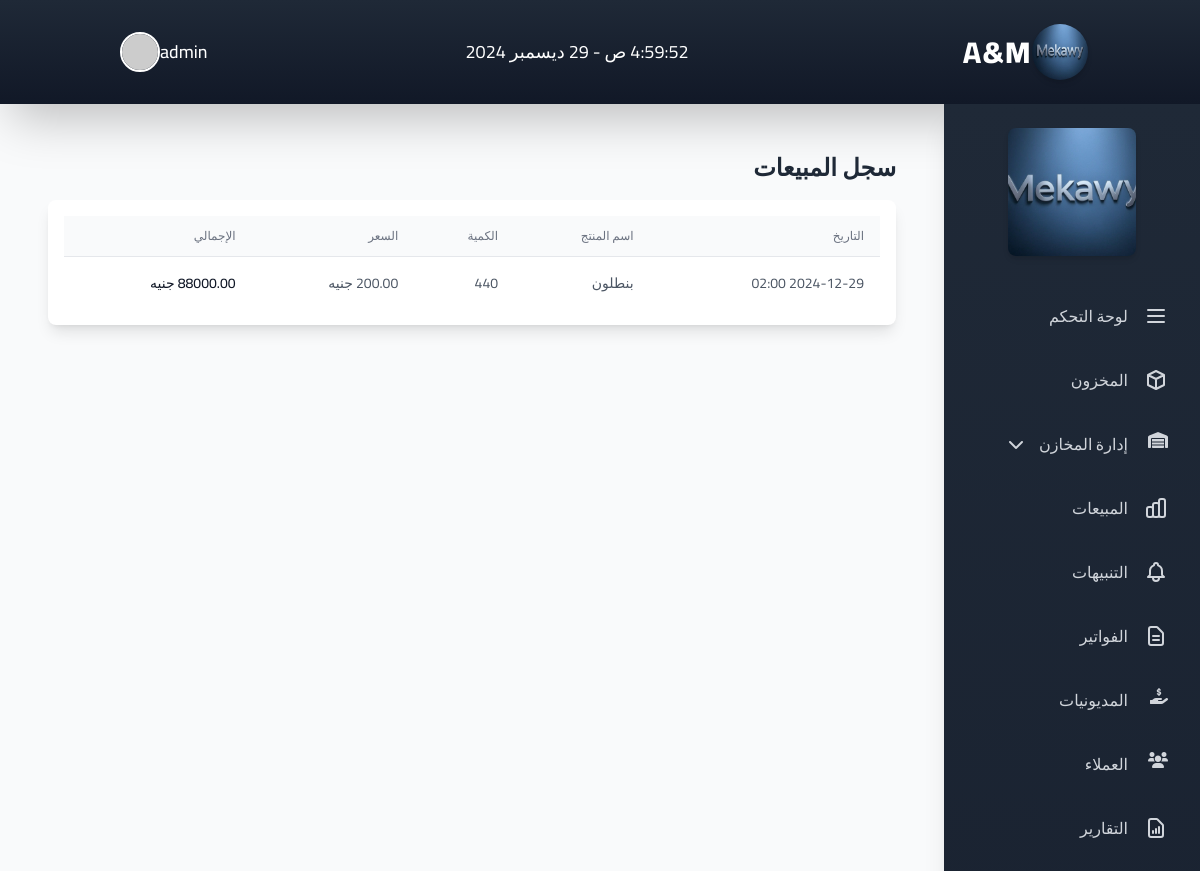
The app's page /sales (signed in) with its own data.
### app.py (models this page shows, shortened)
class Settings(db.Model):
    id = db.Column(db.Integer, primary_key=True)
    brand_name = db.Column(db.String(100), default='My Store')
    logo_url = db.Column(db.String(200))
    sidebar_image_url = db.Column(db.String(200))
    owner_email = db.Column(db.String(120))
    theme_color = db.Column(db.String(20), default='#007bff')
    about_title = db.Column(db.String(200))
    about_text = db.Column(db.Text)
    contact_phone = db.Column(db.String(50))
    contact_email = db.Column(db.String(120))
    show_dashboard = db.Column(db.Boolean, default=True)
    show_inventory = db.Column(db.Boolean, default=True)
    show_warehouses = db.Column(db.Boolean, default=True)
    show_sales = db.Column(db.Boolean, default=True)
    show_alerts = db.Column(db.Boolean, default=True)
    show_invoices = db.Column(db.Boolean, default=True)
    show_reports = db.Column(db.Boolean, default=True)
    show_debtors = db.Column(db.Boolean, default=True)
    show_clients = db.Column(db.Boolean, default=True)
    show_settings = db.Column(db.Boolean, default=True)
    sidebar_order = db.Column(db.String(500), default='dashboard,inventory,warehouses,sales,alerts,invoices,reports,debtors,clients')

class User(UserMixin, db.Model):
    id = db.Column(db.Integer, primary_key=True)
    username = db.Column(db.String(80), unique=True, nullable=False)
    password = db.Column(db.String(120), nullable=False)
    is_admin = db.Column(db.Boolean, default=False)
    role = db.Column(db.String(20), default='staff')  # 'owner', 'hr', 'staff'

class Sale(db.Model):
    id = db.Column(db.Integer, primary_key=True)
    jeans_id = db.Column(db.Integer, db.ForeignKey('jeans.id'))
    quantity = db.Column(db.Integer, nullable=False)
    sale_date = db.Column(db.DateTime, default=datetime.utcnow)
    total_amount = db.Column(db.Float, nullable=False)
    jeans = db.relationship('Jeans', backref='sales')

class Jeans(db.Model):
    id = db.Column(db.Integer, primary_key=True)
    name = db.Column(db.String(100), nullable=False)  # اسم المنتج
    barcode = db.Column(db.String(50), unique=True)  # الكود
    sizes = db.Column(db.String(200), nullable=False)  # المقاسات
    colors = db.Column(db.String(200), nullable=False)  # الالوان
    price = db.Column(db.Float, nullable=False)  # السعر بالجنيه
    quantity = db.Column(db.Integer, default=0)
    pieces_per_dozen = db.Column(db.Integer, nullable=False)  # الدسته كام قطعه
    dozens_per_package = db.Column(db.Integer, nullable=False)  # الشيكاره كام دسته
    image_url = db.Column(db.String(200))
    date_added = db.Column(db.DateTime, default=datetime.utcnow)
    stocks = db.relationship('JeansStock', backref='jeans')

### app.py (the view)
@app.route('/sales')
@login_required
def sales():
    sales = db.session.query(
        Sale,
        Jeans
    ).join(Jeans).order_by(Sale.sale_date.desc()).all()
    return render_template('sales.html', sales=sales)

### app.py (called while the page is built)
@app.context_processor
def inject_settings():
    settings = Settings.query.first()
    if not settings:
        settings = Settings()
        db.session.add(settings)
        db.session.commit()
    return dict(settings=settings)

@login_manager.user_loader
def load_user(user_id):
    return User.query.get(int(user_id))

### templates/sales.html
{% extends 'base.html' %}
{% block content %}
<div class="container mx-auto mt-4 px-4">
    <h2 class="text-2xl font-bold mb-4 text-gray-800">سجل المبيعات</h2>
    <div class="bg-white rounded-lg shadow-lg">
        <div class="p-4">
            <table class="min-w-full divide-y divide-gray-200">
                <thead class="bg-gray-50">
                    <tr>
                        <th class="px-4 py-3 text-right text-xs font-medium text-gray-500 uppercase">التاريخ</th>
                        <th class="px-4 py-3 text-right text-xs font-medium text-gray-500 uppercase">اسم المنتج</th>
                        <th class="px-4 py-3 text-right text-xs font-medium text-gray-500 uppercase">الكمية</th>
                        <th class="px-4 py-3 text-right text-xs font-medium text-gray-500 uppercase">السعر</th>
                        <th class="px-4 py-3 text-right text-xs font-medium text-gray-500 uppercase">الإجمالي</th>
                    </tr>
                </thead>
                <tbody class="bg-white divide-y divide-gray-200">
                    {% for sale, jeans in sales %}
                    <tr class="hover:bg-gray-50 transition-colors duration-200">
                        <td class="px-4 py-4 whitespace-nowrap text-sm text-gray-600">{{ sale.sale_date.strftime('%Y-%m-%d %H:%M') }}</td>
                        <td class="px-4 py-4 whitespace-nowrap text-sm text-gray-600">{{ jeans.name }}</td>
                        <td class="px-4 py-4 whitespace-nowrap text-sm text-gray-600">{{ sale.quantity }}</td>
                        <td class="px-4 py-4 whitespace-nowrap text-sm text-gray-600">{{ "%.2f"|format(jeans.price) }} جنيه</td>
                        <td class="px-4 py-4 whitespace-nowrap text-sm font-medium text-gray-900">{{ "%.2f"|format(sale.total_amount) }} جنيه</td>
                    </tr>
                    {% endfor %}
                </tbody>
            </table>
        </div>
    </div>
</div>
{% endblock %}

### templates/components/header.html (shortened to what this page needs)
<header class="bg-gradient-to-b from-gray-800 to-gray-900 shadow-2xl">
    <div class="container mx-auto px-6">
        <div class="flex justify-between items-center py-6">
            <div class="flex items-center space-x-4">
                {% if settings.logo_url %}
                    <img src="{{ url_for('static', filename=settings.logo_url.replace('/static/', '')) }}" alt="شعار متجر الجينز" class="h-14 w-14 rounded-full shadow-md transform hover:scale-110 transition-transform duration-300">
                {% else %}
                    <img src="{{ url_for('static', filename='img/default-logo.png') }}" alt="شعار متجر الجينز" class="h-14 w-14 rounded-full shadow-md transform hover:scale-110 transition-transform duration-300">
                {% endif %}
                <h1 class="text-3xl font-extrabold text-white tracking-wider hover:text-blue-200 transition-colors duration-300">A&M</h1>
            </div>
            <span class="text-white text-lg" id="currentTime"></span>
            <div class="flex items-center space-x-6">
                <div class="relative group">
                    <button class="flex items-center space-x-2 text-white hover:text-blue-200 transition-colors duration-300">
                        <span class="text-lg font-medium">{{ current_user.username }}</span>
                        <img src="https://i.pravatar.cc/150?img=12" alt="Profile" class="h-10 w-10 rounded-full border-2 border-white">
                    </button>
                </div>
            </div>
        </div>
    </div>
</header>

### templates/components/sidebar.html (shortened to what this page needs)
<aside class="bg-gradient-to-b from-gray-800 to-gray-900 text-white w-full md:w-64 min-h-screen px-4 py-6 shadow-xl">
    <div class="mb-8 transition-transform hover:scale-105">
        {% if settings.logo_url %}
            <img src="{{ url_for('static', filename=settings.logo_url.replace('/static/', '')) }}" alt="شعار متجر الجينز" class="mx-auto rounded-lg shadow-md w-32 h-32 object-cover">
        {% else %}
            <img src="{{ url_for('static', filename='img/default-logo.png') }}" alt="شعار متجر الجينز" class="mx-auto rounded-lg shadow-md w-32 h-32 object-cover">
        {% endif %}
    </div>
    <nav>
        <ul class="space-y-2">
            {% set order = settings.sidebar_order.split(',') %}
            {% for item in order %}
                {% if item == 'dashboard' and settings.show_dashboard %}
                    <li>
                        <a href="/dashboard" class="flex items-center justify-start gap-4 p-4 hover:bg-gray-700/60 rounded-xl transition-all duration-300 ease-in-out hover:shadow-lg group">
                            <svg class="w-6 h-6 text-gray-300 group-hover:text-white transition-colors" fill="none" stroke="currentColor" viewBox="0 0 24 24">
                                <path stroke-linecap="round" stroke-linejoin="round" stroke-width="2" d="M4 6h16M4 12h16M4 18h16"></path>
                            </svg>
                            <span class="text-base font-medium text-gray-300 group-hover:text-white transition-colors">لوحة التحكم</span>
                        </a>
                    </li>
                {% endif %}
                {% if item == 'inventory' and settings.show_inventory %}
                    <li>
                        <a href="/inventory" class="flex items-center justify-start gap-4 p-4 hover:bg-gray-700/60 rounded-xl transition-all duration-300 ease-in-out hover:shadow-lg group">
                            <svg class="w-6 h-6 text-gray-300 group-hover:text-white transition-colors" fill="none" stroke="currentColor" viewBox="0 0 24 24">
                                <path stroke-linecap="round" stroke-linejoin="round" stroke-width="2" d="M20 7l-8-4-8 4m16 0l-8 4m8-4v10l-8 4m0-10L4 7m8 4v10M4 7v10l8 4"></path>
                            </svg>
                            <span class="text-base font-medium text-gray-300 group-hover:text-white transition-colors">المخزون</span>
                        </a>
                    </li>
                {% endif %}
                {% if item == 'warehouses' and settings.show_warehouses %}
                    <li class="sidebar-item">
                        <a href="#" class="flex items-center justify-start gap-4 p-4 hover:bg-gray-700/60 rounded-xl transition-all duration-300 ease-in-out hover:shadow-lg group" onclick="toggleSubmenu('warehouseSubmenu')">
                            <i class="fas fa-warehouse text-gray-300 group-hover:text-white transition-colors w-6 h-6"></i>
                            <span class="text-base font-medium text-gray-300 group-hover:text-white transition-colors">إدارة المخازن</span>
                            <i class="fas fa-chevron-down text-gray-300 group-hover:text-white transition-colors ml-auto"></i>
                        </a>
                    </li>
                {% endif %}
                {% if item == 'sales' and settings.show_sales %}
                    <li>
                        <a href="/sales" class="flex items-center justify-start gap-4 p-4 hover:bg-gray-700/60 rounded-xl transition-all duration-300 ease-in-out hover:shadow-lg group">
                            <span class="text-base font-medium text-gray-300 group-hover:text-white transition-colors">المبيعات</span>
                        </a>
                    </li>
                {% endif %}
                {% if item == 'alerts' and settings.show_alerts %}
                    <li>
                        <a href="/alerts" class="flex items-center justify-start gap-4 p-4 hover:bg-gray-700/60 rounded-xl transition-all duration-300 ease-in-out hover:shadow-lg group">
                            <span class="text-base font-medium text-gray-300 group-hover:text-white transition-colors">التنبيهات</span>
                        </a>
                    </li>
                {% endif %}
                {% if item == 'invoices' and settings.show_invoices %}
                    <li>
                        <a href="{{ url_for('list_invoices') }}" class="flex items-center justify-start gap-4 p-4 hover:bg-gray-700/60 rounded-xl transition-all duration-300 ease-in-out hover:shadow-lg group">
                            <span class="text-base font-medium text-gray-300 group-hover:text-white transition-colors">الفواتير</span>
                        </a>
                    </li>
                {% endif %}
                {% if item == 'reports' and settings.show_reports %}
                    <li>
                        <a href="/reports" class="flex items-center justify-start gap-4 p-4 hover:bg-gray-700/60 rounded-xl transition-all duration-300 ease-in-out hover:shadow-lg group">
                            <span class="text-base font-medium text-gray-300 group-hover:text-white transition-colors">التقارير</span>
                        </a>
                    </li>
                {% endif %}
                {% if item == 'debtors' and settings.show_debtors %}
                    <li class="sidebar-item">
                        <a href="{{ url_for('debtors') }}" class="flex items-center justify-start gap-4 p-4 hover:bg-gray-700/60 rounded-xl transition-all duration-300 ease-in-out hover:shadow-lg group">
                            <i class="fas fa-hand-holding-usd text-gray-300 group-hover:text-white transition-colors w-6 h-6"></i>
                            <span class="text-base font-medium text-gray-300 group-hover:text-white transition-colors">المديونيات</span>
                        </a>
                    </li>
                {% endif %}
                {% if item == 'clients' and settings.show_clients %}
                    <li class="sidebar-item">
                        <a href="{{ url_for('list_clients') }}" class="flex items-center justify-start gap-4 p-4 hover:bg-gray-700/60 rounded-xl transition-all duration-300 ease-in-out hover:shadow-lg group">
                            <i class="fas fa-users text-gray-300 group-hover:text-white transition-colors w-6 h-6"></i>
                            <span class="text-base font-medium text-gray-300 group-hover:text-white transition-colors">العملاء</span>
                        </a>
                    </li>
                {% endif %}
            {% endfor %}
        </ul>
    </nav>
</aside>

### templates/base.html (style rules this page uses)
body { font-size: 16px; touch-action: manipulation; }

### records on screen
Settings: logo_url (picture), show_dashboard True (drawn), show_inventory True (drawn), show_warehouses True (drawn), show_sales True (drawn), show_alerts True (drawn), show_invoices True (drawn), show_debtors True (drawn), show_clients True (drawn), show_reports True (drawn)
User: username "admin"
Sale: sale_date "2024-12-29 02:00", name "بنطلون", quantity "440"
